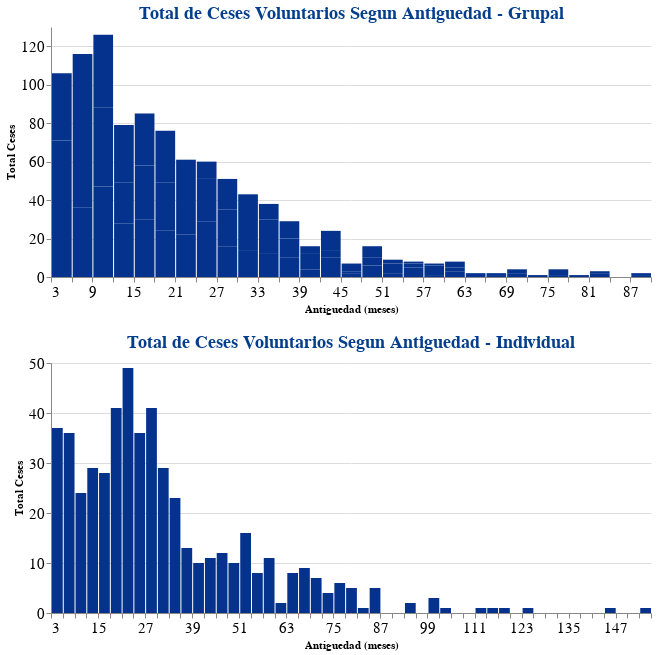

The code cell stored with this chart in its notebook:
### Markdown cell above
* La nueva distribucion de Grupal se va dividir en dos grupos posibles para el analisis
    * Un grupo de 3 a 9 meses, este grupo por tener un rango de meses muy pequeño, puedo considerarlo como parte de la adaptacion a la cultura de la empresa, no seria prioritario para este analisis
    * El segundo grupo generado es de 9 a mas meses, donde ya se puede ven un comportamiento que reduce los ceses en el tiempo
* La distribucion de Individual se va dividir en dos grupos
    * Un grupo de 3 a 21 meses donde el cese disminuye con la antiguedad
    * Un grupo de 21 a mas meses donde la antiguedad los ceses tienen otro pico y vuelve a disminuir en el tiempo

### Code cell
ceses_antg_g = ceses_g.groupby(
    by=['antiguedad_meses'],
    as_index=False
).agg(
    cesados = ('CODIGO', 'count')
)

# GRAFICANDO grupal
barra_g = alt.Chart(ceses_antg_g).mark_bar(
    color = '#04328C'
).encode(
    x = alt.X(
        'antiguedad_meses',
        bin = alt.BinParams(step=3),
        title = 'Antiguedad (meses)'),
    y = alt.Y(
        'cesados',
        title = 'Total Ceses')
).properties(title = 'Total de Ceses Voluntarios Segun Antiguedad - Grupal',
    width = 600,
    height = 250
)
############
ceses_antg_i = ceses_i.groupby(
    by=['antiguedad_meses'],
    as_index=False
).agg(
    cesados = ('CODIGO', 'count')
)

# GRAFICANDO indiviudal
barra_i = alt.Chart(ceses_antg_i).mark_bar(
    color = '#04328C'
).encode(
    x = alt.X(
        'antiguedad_meses',
        bin = alt.BinParams(step=3),
        title = 'Antiguedad (meses)'),
    y = alt.Y(
        'cesados',
        title = 'Total Ceses')
).properties(
    title = 'Total de Ceses Voluntarios Segun Antiguedad - Individual',
    width = 600,
    height = 250
)
### juntando graficos
alt.vconcat(barra_g,barra_i
).configure_view(
    strokeWidth = 0
).configure_axis(
    labelFontSize = 15,
    labelAngle = 0
).configure_title(
    fontSize = 18,
    color = '#033E8C'
).resolve_scale(
    y='independent'
)

### Figure 1 — Vega-Lite specification as saved in the notebook (floating-point values rounded to 4 significant figures)
{"config": {"view": {"continuousWidth": 400, "continuousHeight": 300, "strokeWidth": 0}, "axis": {"labelAngle": 0, "labelFontSize": 15}, "title": {"color": "#033E8C", "fontSize": 18}}, "vconcat": [{"data": {"name": "data-087ba24c7f73ed5c7efff6d9ff22ee78"}, "mark": {"type": "bar", "color": "#04328C"}, "encoding": {"x": {"type": "quantitative", "bin": {"step": 3}, "field": "antiguedad_meses", "title": "Antiguedad (meses)"}, "y": {"type": "quantitative", "field": "cesados", "title": "Total Ceses"}}, "height": 250, "title": "Total de Ceses Voluntarios Segun Antiguedad - Grupal", "width": 600}, {"data": {"name": "data-7fec15ffa9a9c472a346d0491275aba2"}, "mark": {"type": "bar", "color": "#04328C"}, "encoding": {"x": {"type": "quantitative", "bin": {"step": 3}, "field": "antiguedad_meses", "title": "Antiguedad (meses)"}, "y": {"type": "quantitative", "field": "cesados", "title": "Total Ceses"}}, "height": 250, "title": "Total de Ceses Voluntarios Segun Antiguedad - Individual", "width": 600}], "resolve": {"scale": {"y": "independent"}}, "$schema": "https://vega.github.io/schema/vega-lite/v4.8.1.json", "datasets": {"data-087ba24c7f73ed5c7efff6d9ff22ee78": [{"antiguedad_meses": 3.0, "cesados": 40}, {"antiguedad_meses": 4.0, "cesados": 31}, {"antiguedad_meses": 5.0, "cesados": 35}, {"antiguedad_meses": 6.0, "cesados": 36}, {"antiguedad_meses": 7.0, "cesados": 42}, {"antiguedad_meses": 8.0, "cesados": 38}, {"antiguedad_meses": 9.0, "cesados": 47}, {"antiguedad_meses": 10.0, "cesados": 41}, {"antiguedad_meses": 11.0, "cesados": 38}, {"antiguedad_meses": 12.0, "cesados": 28}, {"antiguedad_meses": 13.0, "cesados": 21}, {"antiguedad_meses": 14.0, "cesados": 30}, {"antiguedad_meses": 15.0, "cesados": 30}, {"antiguedad_meses": 16.0, "cesados": 28}, {"antiguedad_meses": 17.0, "cesados": 27}, {"antiguedad_meses": 18.0, "cesados": 24}, {"antiguedad_meses": 19.0, "cesados": 25}, {"antiguedad_meses": 20.0, "cesados": 27}, {"antiguedad_meses": 21.0, "cesados": 22}, {"antiguedad_meses": 22.0, "cesados": 17}, {"antiguedad_meses": 23.0, "cesados": 22}, {"antiguedad_meses": 24.0, "cesados": 29}, {"antiguedad_meses": 25.0, "cesados": 22}, {"antiguedad_meses": 26.0, "cesados": 9}, {"antiguedad_meses": 27.0, "cesados": 16}, {"antiguedad_meses": 28.0, "cesados": 19}, {"antiguedad_meses": 29.0, "cesados": 16}, {"antiguedad_meses": 30.0, "cesados": 14}, {"antiguedad_meses": 31.0, "cesados": 12}, {"antiguedad_meses": 32.0, "cesados": 17}, {"antiguedad_meses": 33.0, "cesados": 12}, {"antiguedad_meses": 34.0, "cesados": 18}, {"antiguedad_meses": 35.0, "cesados": 8}, {"antiguedad_meses": 36.0, "cesados": 10}, {"antiguedad_meses": 37.0, "cesados": 10}, {"antiguedad_meses": 38.0, "cesados": 9}, {"antiguedad_meses": 39.0, "cesados": 4}, {"antiguedad_meses": 40.0, "cesados": 8}, {"antiguedad_meses": 41.0, "cesados": 4}, {"antiguedad_meses": 42.0, "cesados": 10}, {"antiguedad_meses": 43.0, "cesados": 4}, {"antiguedad_meses": 44.0, "cesados": 10}, {"antiguedad_meses": 45.0, "cesados": 2}, {"antiguedad_meses": 46.0, "cesados": 1}, {"antiguedad_meses": 47.0, "cesados": 4}, {"antiguedad_meses": 48.0, "cesados": 6}, {"antiguedad_meses": 49.0, "cesados": 4}, {"antiguedad_meses": 50.0, "cesados": 6}, {"antiguedad_meses": 51.0, "cesados": 2}, {"antiguedad_meses": 52.0, "cesados": 5}, {"antiguedad_meses": 53.0, "cesados": 2}, {"antiguedad_meses": 54.0, "cesados": 5}, {"antiguedad_meses": 55.0, "cesados": 2}, {"antiguedad_meses": 56.0, "cesados": 1}, {"antiguedad_meses": 57.0, "cesados": 1}, {"antiguedad_meses": 58.0, "cesados": 5}, {"antiguedad_meses": 59.0, "cesados": 1}, {"antiguedad_meses": 60.0, "cesados": 3}, {"antiguedad_meses": 61.0, "cesados": 2}, {"antiguedad_meses": 62.0, "cesados": 3}, {"antiguedad_meses": 65.0, "cesados": 2}, {"antiguedad_meses": 66.0, "cesados": 1}, {"antiguedad_meses": 67.0, "cesados": 1}, {"antiguedad_meses": 69.0, "cesados": 2}, {"antiguedad_meses": 71.0, "cesados": 2}, {"antiguedad_meses": 74.0, "cesados": 1}, {"antiguedad_meses": 75.0, "cesados": 1}, {"antiguedad_meses": 76.0, "cesados": 3}, {"antiguedad_meses": 79.0, "cesados": 1}, {"antiguedad_meses": 82.0, "cesados": 2}, {"antiguedad_meses": 83.0, "cesados": 1}, {"antiguedad_meses": 87.0, "cesados": 1}, {"antiguedad_meses": 89.0, "cesados": 1}], "data-7fec15ffa9a9c472a346d0491275aba2": [{"antiguedad_meses": 3.0, "cesados": 9}, {"antiguedad_meses": 4.0, "cesados": 20}, {"antiguedad_meses": 5.0, "cesados": 8}, {"antiguedad_meses": 6.0, "cesados": 13}, {"antiguedad_meses": 7.0, "cesados": 14}, {"antiguedad_meses": 8.0, "cesados": 9}, {"antiguedad_meses": 9.0, "cesados": 8}, {"antiguedad_meses": 10.0, "cesados": 8}, {"antiguedad_meses": 11.0, "cesados": 8}, {"antiguedad_meses": 12.0, "cesados": 4}, {"antiguedad_meses": 13.0, "cesados": 13}, {"antiguedad_meses": 14.0, "cesados": 12}, {"antiguedad_meses": 15.0, "cesados": 13}, {"antiguedad_meses": 16.0, "cesados": 9}, {"antiguedad_meses": 17.0, "cesados": 6}, {"antiguedad_meses": 18.0, "cesados": 15}, {"antiguedad_meses": 19.0, "cesados": 10}, {"antiguedad_meses": 20.0, "cesados": 16}, {"antiguedad_meses": 21.0, "cesados": 19}, {"antiguedad_meses": 22.0, "cesados": 10}, {"antiguedad_meses": 23.0, "cesados": 20}, {"antiguedad_meses": 24.0, "cesados": 9}, {"antiguedad_meses": 25.0, "cesados": 14}, {"antiguedad_meses": 26.0, "cesados": 13}, {"antiguedad_meses": 27.0, "cesados": 13}, {"antiguedad_meses": 28.0, "cesados": 18}, {"antiguedad_meses": 29.0, "cesados": 10}, {"antiguedad_meses": 30.0, "cesados": 12}, {"antiguedad_meses": 31.0, "cesados": 6}, {"antiguedad_meses": 32.0, "cesados": 11}, {"antiguedad_meses": 33.0, "cesados": 6}, {"antiguedad_meses": 34.0, "cesados": 14}, {"antiguedad_meses": 35.0, "cesados": 3}, {"antiguedad_meses": 36.0, "cesados": 4}, {"antiguedad_meses": 37.0, "cesados": 3}, {"antiguedad_meses": 38.0, "cesados": 6}, {"antiguedad_meses": 39.0, "cesados": 4}, {"antiguedad_meses": 40.0, "cesados": 4}, {"antiguedad_meses": 41.0, "cesados": 2}, {"antiguedad_meses": 42.0, "cesados": 4}, {"antiguedad_meses": 43.0, "cesados": 4}, {"antiguedad_meses": 44.0, "cesados": 3}, {"antiguedad_meses": 45.0, "cesados": 3}, {"antiguedad_meses": 46.0, "cesados": 6}, {"antiguedad_meses": 47.0, "cesados": 3}, {"antiguedad_meses": 48.0, "cesados": 4}, {"antiguedad_meses": 49.0, "cesados": 4}, {"antiguedad_meses": 50.0, "cesados": 2}, {"antiguedad_meses": 51.0, "cesados": 8}, {"antiguedad_meses": 52.0, "cesados": 4}, {"antiguedad_meses": 53.0, "cesados": 4}, {"antiguedad_meses": 54.0, "cesados": 4}, {"antiguedad_meses": 55.0, "cesados": 2}, {"antiguedad_meses": 56.0, "cesados": 2}, {"antiguedad_meses": 57.0, "cesados": 6}, {"antiguedad_meses": 58.0, "cesados": 3}, {"antiguedad_meses": 59.0, "cesados": 2}, {"antiguedad_meses": 60.0, "cesados": 1}, {"antiguedad_meses": 61.0, "cesados": 1}, {"antiguedad_meses": 63.0, "cesados": 1}, {"antiguedad_meses": 64.0, "cesados": 3}, {"antiguedad_meses": 65.0, "cesados": 4}, {"antiguedad_meses": 66.0, "cesados": 4}, {"antiguedad_meses": 67.0, "cesados": 2}, {"antiguedad_meses": 68.0, "cesados": 3}, {"antiguedad_meses": 69.0, "cesados": 5}, {"antiguedad_meses": 70.0, "cesados": 1}, {"antiguedad_meses": 71.0, "cesados": 1}, {"antiguedad_meses": 72.0, "cesados": 2}, {"antiguedad_meses": 74.0, "cesados": 2}, {"antiguedad_meses": 75.0, "cesados": 2}, {"antiguedad_meses": 76.0, "cesados": 1}, {"antiguedad_meses": 77.0, "cesados": 3}, {"antiguedad_meses": 78.0, "cesados": 3}, {"antiguedad_meses": 80.0, "cesados": 2}, {"antiguedad_meses": 83.0, "cesados": 1}, {"antiguedad_meses": 84.0, "cesados": 1}, {"antiguedad_meses": 86.0, "cesados": 4}, {"antiguedad_meses": 93.0, "cesados": 1}, {"antiguedad_meses": 95.0, "cesados": 1}, {"antiguedad_meses": 99.0, "cesados": 3}, {"antiguedad_meses": 103.0, "cesados": 1}, {"antiguedad_meses": 111.0, "cesados": 1}, {"antiguedad_meses": 116.0, "cesados": 1}, {"antiguedad_meses": 119.0, "cesados": 1}, {"antiguedad_meses": 124.0, "cesados": 1}, {"antiguedad_meses": 146.0, "cesados": 1}, {"antiguedad_meses": 154.0, "cesados": 1}]}}
